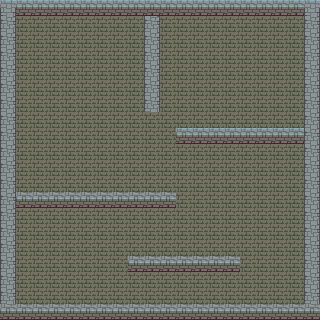

The image is a tile-based game level rendered from a .tmx file. Its description and complete source (layers, tilesets, objects, tile grids) follow:
An orthogonal 20x20 tile map with 16x16 px tiles, 1 tile layer (Tile Layer 1).

<map version="1.4" tiledversion="1.4.2" orientation="orthogonal" renderorder="right-down" width="20" height="20" tilewidth="16" tileheight="16" infinite="0" nextlayerid="2" nextobjectid="1">
 <tileset firstgid="1" source="Dungeon_rooms.tsx" />
 <layer id="1" name="Tile Layer 1" width="20" height="20">
  <data encoding="csv">
7,4,4,4,4,4,4,4,4,4,4,4,4,4,4,4,4,4,4,7,
6,2,2,2,2,2,2,2,2,6,2,2,2,2,2,2,2,2,2,6,
6,2,2,2,2,2,2,2,2,6,2,2,2,2,2,2,2,2,2,6,
6,2,2,2,2,2,2,2,2,6,2,2,2,2,2,2,2,2,2,6,
6,2,2,2,2,2,2,2,2,6,2,2,2,2,2,2,2,2,2,6,
6,2,2,2,2,2,2,2,2,6,2,2,2,2,2,2,2,2,2,6,
6,2,2,2,2,2,2,2,2,6,2,2,2,2,2,2,2,2,2,6,
6,2,2,2,2,2,2,2,2,2,2,2,2,2,2,2,2,2,2,6,
6,2,2,2,2,2,2,2,2,2,2,4,4,4,4,4,4,4,4,6,
6,2,2,2,2,2,2,2,2,2,2,2,2,2,2,2,2,2,2,6,
6,2,2,2,2,2,2,2,2,2,2,2,2,2,2,2,2,2,2,6,
6,2,2,2,2,2,2,2,2,2,2,2,2,2,2,2,2,2,2,6,
6,5,5,5,5,5,5,5,5,5,5,2,2,2,2,2,2,2,2,6,
6,2,2,2,2,2,2,2,2,2,2,2,2,2,2,2,2,2,2,6,
6,2,2,2,2,2,2,2,2,2,2,2,2,2,2,2,2,2,2,6,
6,2,2,2,2,2,2,2,2,2,2,2,2,2,2,2,2,2,2,6,
6,2,2,2,2,2,2,2,5,5,5,5,5,5,5,2,2,2,2,6,
6,2,2,2,2,2,2,2,2,2,2,2,2,2,2,2,2,2,2,6,
6,2,2,2,2,2,2,2,2,2,2,2,2,2,2,2,2,2,2,6,
5,5,5,5,5,5,5,5,5,5,5,5,5,5,5,5,5,5,5,5
</data>
 </layer>
</map>
